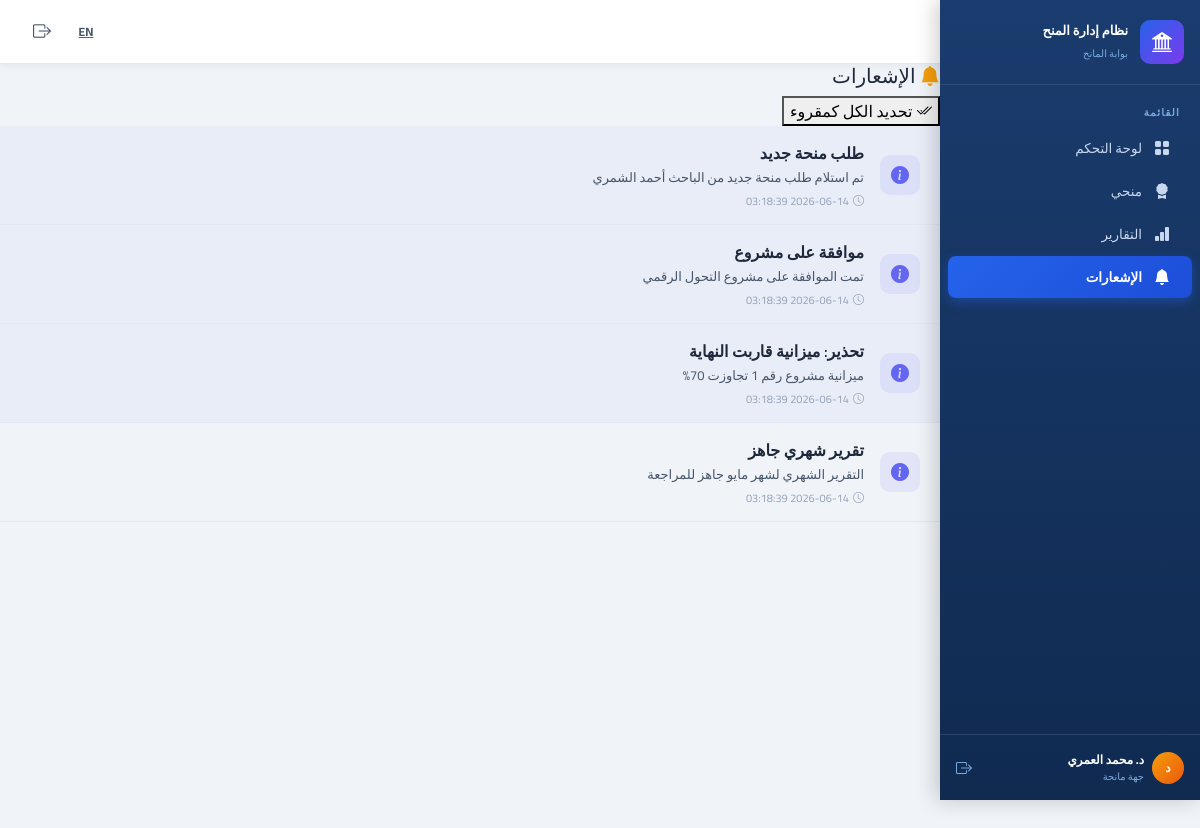
The page /donor/index.php?page=notifications&lang=ar (signed in) on the database its author committed.
### tables this page shows
CREATE TABLE IF NOT EXISTS notifications (
  id         INT UNSIGNED AUTO_INCREMENT PRIMARY KEY,
  user_id    INT UNSIGNED,
  title_ar   VARCHAR(255) NOT NULL,
  title_en   VARCHAR(255) NOT NULL,
  message_ar TEXT,
  message_en TEXT,
  type       ENUM('info','success','warning','danger') NOT NULL DEFAULT 'info',
  is_read    TINYINT(1) NOT NULL DEFAULT 0,
  link       VARCHAR(255),
  created_at DATETIME NOT NULL DEFAULT CURRENT_TIMESTAMP,
  FOREIGN KEY (user_id) REFERENCES users(id) ON DELETE CASCADE
);

### includes/lang.php (called while the page is built, shortened)
<?php
if (isset($_GET['lang']) && in_array($_GET['lang'], ['ar', 'en'])) {
    $lang = $_GET['lang'];
} elseif (isset($_COOKIE['lang']) && in_array($_COOKIE['lang'], ['ar', 'en'])) {
    $lang = $_COOKIE['lang'];
} else {
    $lang = 'ar';
}
$isRTL = ($lang === 'ar');

### includes/auth.php (called while the page is built, shortened)
<?php
function authUser(): ?array {
    return $_SESSION['auth_user'] ?? null;
}

### includes/db.php (called while the page is built, shortened)
<?php
function getDB(): PDO {
    static $pdo = null;
    $host = getenv('DB_HOST') ?: '127.0.0.1';
    $port = getenv('DB_PORT') ?: '8889';
    $name = getenv('DB_NAME') ?: 'grant_management';
    $user = getenv('DB_USER') ?: 'root';
    $pass = getenv('DB_PASS') ?: 'root';
    try {
        $dsn = "mysql:host=$host;port=$port;dbname=$name;charset=utf8mb4";
        $pdo = new PDO($dsn, $user, $pass, [
            PDO::ATTR_ERRMODE            => PDO::ERRMODE_EXCEPTION,
            PDO::ATTR_DEFAULT_FETCH_MODE => PDO::FETCH_ASSOC,
            PDO::ATTR_EMULATE_PREPARES   => false,
        ]);
    } catch (PDOException $e) {
        return nullDB();
    }
    return $pdo;
}
function dbAll(string $sql, array $params = []): array {
    try {
        $stmt = getDB()->prepare($sql);
        $stmt->execute($params);
        return $stmt->fetchAll();
    } catch (Exception $e) {
        return [];
    }
}

### donor/pages/notifications.php (the view)
<?php
$pageTitle = $isRTL ? 'الإشعارات' : 'Notifications';
$notifications = dbAll('SELECT * FROM notifications WHERE user_id=? ORDER BY created_at DESC LIMIT 10', [$user['id']]);
?>
<div class="card-custom">
  <div class="card-custom-header">
    <h5 class="card-custom-title">
      <i class="bi bi-bell-fill" style="color:#f59e0b"></i>
      <?= $pageTitle ?>
    </h5>
    <form method="POST" action="">
      <button type="submit" name="mark_all_read" class="btn-sm-outline">
        <i class="bi bi-check2-all"></i> <?= $isRTL ? 'تحديد الكل كمقروء' : 'Mark all as read' ?>
      </button>
    </form>
  </div>
  <div class="card-custom-body" style="padding: 0;">
    <?php if (!$notifications): ?>
    <div style="padding: 30px; text-align: center; color: var(--text-muted);">
      <i class="bi bi-bell-slash" style="font-size: 2rem; margin-bottom: 10px;"></i>
      <p><?= $isRTL ? 'لا توجد إشعارات جديدة.' : 'No new notifications.' ?></p>
    </div>
    <?php else: ?>
      <?php foreach($notifications as $n): ?>
      <div style="padding: 15px 20px; border-bottom: 1px solid var(--border-color); background: <?= $n['is_read'] ? 'transparent' : 'rgba(99,102,241,.05)' ?>;">
        <div class="d-flex align-items-center gap-3">
          <div style="width: 40px; height: 40px; border-radius: 10px; background: rgba(99,102,241,.1); color: #6366f1; display: flex; align-items: center; justify-content: center; font-size: 18px;">
            <i class="bi bi-info-circle-fill"></i>
          </div>
          <div>
            <div style="font-weight: 600; color: var(--text-primary);"><?= htmlspecialchars($isRTL ? $n['title_ar'] : $n['title_en']) ?></div>
            <div style="font-size: 13px; color: var(--text-secondary); margin-top: 3px;"><?= htmlspecialchars($isRTL ? $n['message_ar'] : $n['message_en']) ?></div>
            <div style="font-size: 11px; color: var(--text-muted); margin-top: 5px;"><i class="bi bi-clock me-1"></i><?= $n['created_at'] ?></div>
          </div>
        </div>
      </div>
      <?php endforeach; ?>
    <?php endif; ?>
  </div>
</div>

### assets/css/custom.css (style rules this page uses)
* { font-family: 'Cairo', sans-serif !important; }
:root { --sidebar-bg: #1a3c6e; --sidebar-hover: #253e6f; --sidebar-active: #2563eb; --sidebar-text: #c8d8ee; --sidebar-heading: #7aabde; --sidebar-width: 260px; --header-height: 64px; --primary: #1a56db; --primary-dark: #1e40af; --success: #198754; --warning: #f59e0b; --danger: #dc3545; --info: #0ea5e9; --bg-light: #f0f4f8; --card-shadow: 0 2px 12px rgba(0,0,0,0.08); --border-radius: 12px; }
body { background-color: var(--bg-light); color: #1e293b; overflow-x: hidden; }
:root { --text-primary: #1e293b; --text-secondary: #475569; --text-muted: #94a3b8; --bg-secondary: #ffffff; --bg-tertiary: #f8fafc; --border-color: #e2e8f0; }

### rows shown on the page
notifications: title_ar "طلب منحة جديد", message_ar "تم استلام طلب منحة جديد من الباحث أحمد الشمري", created_at "2026-06-14 03:18:39"
notifications: title_ar "موافقة على مشروع", message_ar "تمت الموافقة على مشروع التحول الرقمي", created_at "2026-06-14 03:18:39"
notifications: title_ar "تحذير: ميزانية قاربت النهاية", message_ar "ميزانية مشروع رقم 1 تجاوزت 70%", created_at "2026-06-14 03:18:39"
notifications: title_ar "تقرير شهري جاهز", message_ar "التقرير الشهري لشهر مايو جاهز للمراجعة", created_at "2026-06-14 03:18:39"

### other values the page prints
t('appName') "نظام إدارة المنح"
$it['ar'] "لوحة التحكم"
$it['ar'] "منحي"
$it['ar'] "التقارير"
$it['ar'] "الإشعارات"
mb_substr($user['name'],0,1) "د"
$user['name'] "د. محمد العمري"
$pageTitle "بوابة الجهة المانحة"
$pageTitle "الإشعارات"
